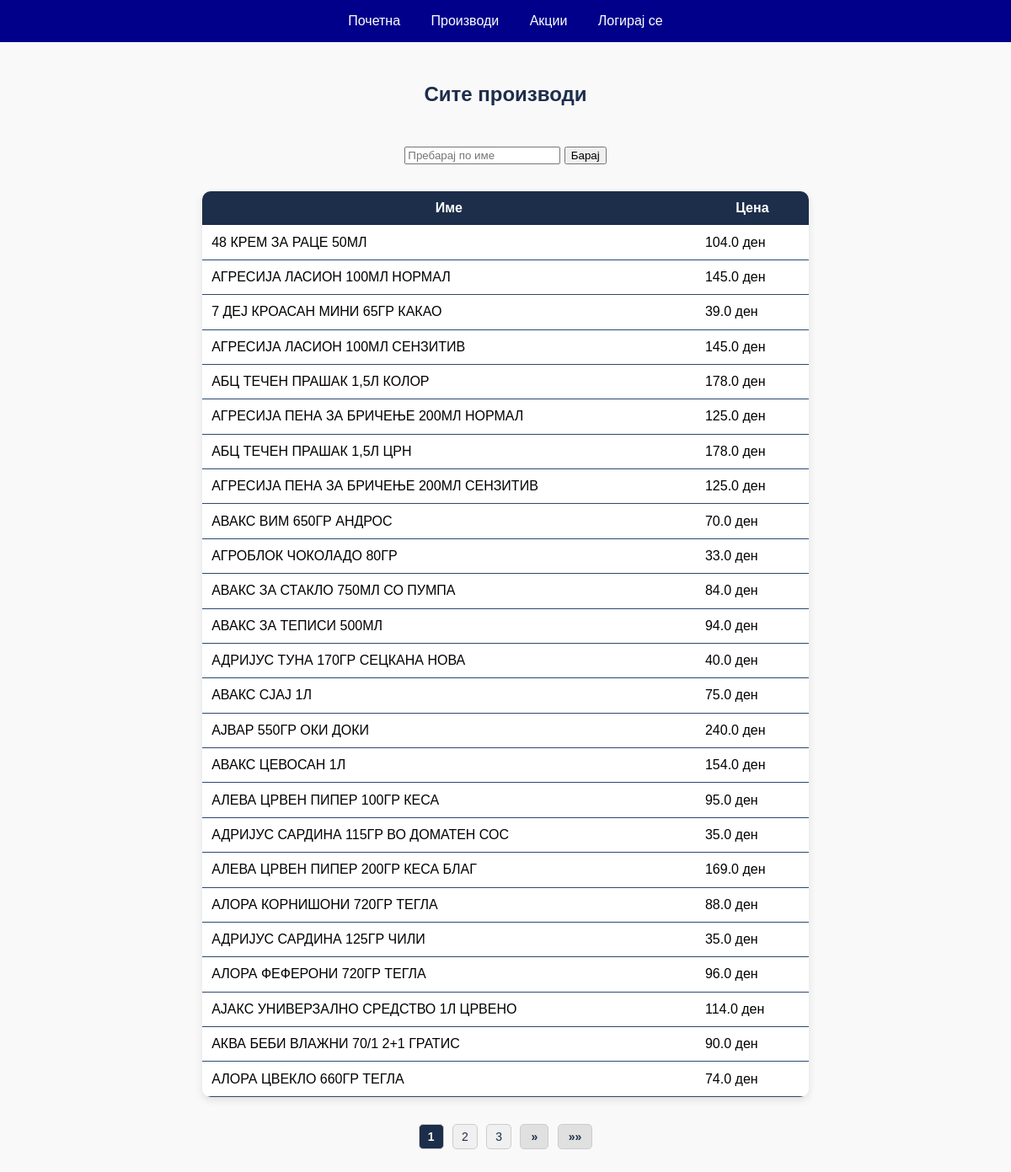
Page /products on the committed database.
### tables this page shows
CREATE TABLE products (
        id INTEGER PRIMARY KEY AUTOINCREMENT,
        code TEXT,
        name TEXT,
        price REAL,
        sale_price REAL
    );

### app.py (the view)
@app.route('/products')
def products():
    search = request.args.get('search', '')
    page = int(request.args.get('page', 1))
    per_page = 25
    offset = (page - 1) * per_page
    conn = get_db()
    if search:
        rows = conn.execute("SELECT * FROM products WHERE name LIKE ? LIMIT ? OFFSET ?",
                            (f'%{search}%', per_page, offset)).fetchall()
        total = conn.execute("SELECT COUNT(*) FROM products WHERE name LIKE ?",
                             (f'%{search}%',)).fetchone()[0]
    else:
        rows = conn.execute("SELECT * FROM products LIMIT ? OFFSET ?",
                            (per_page, offset)).fetchall()
        total = conn.execute("SELECT COUNT(*) FROM products").fetchone()[0]
    conn.close()
    pages = (total + per_page - 1) // per_page
    start = max(1, page - 2)
    end = min(pages, page + 2)
    return render_template('products.html',
                           products=rows,
                           current_page=page,
                           pages=pages,
                           search=search,
                           start=start,
                           end=end)

### app.py (called while the page is built)
def get_db():
    conn = sqlite3.connect(DB)
    conn.row_factory = sqlite3.Row
    return conn

### templates/products.html (shortened to what this page needs)
<!DOCTYPE html>
<html lang="mk">
<head>
    <link rel="stylesheet" href="/static/style.css">
</head>
<body>
<header>
    <nav>
        <a href="/">Почетна</a>
        <a href="/products">Производи</a>
        <a href="/sales">Акции</a>
        <a href="/login">Логирај се</a>
    </nav>
</header>
<h2 class="center">Сите производи</h2>
<form method="get" class="center">
    <input type="text" name="search" placeholder="Пребарај по име" value="{{ search }}">
    <button type="submit">Барај</button>
</form>
<table>
    <thead>
        <tr><th>Име</th><th>Цена</th></tr>
    </thead>
    <tbody>
        {% for p in products %}
        <tr>
            <td>{{ p.name }}</td>
            <td>{{ p.price }} ден</td>
        </tr>
        {% endfor %}
    </tbody>
</table>
<div class="pagination">
    {% set start = current_page - 2 if current_page - 2 > 0 else 1 %}
    {% set end = current_page + 2 if current_page + 2 <= pages else pages %}
    {% for i in range(start, end + 1) %}
        <a href="?page={{ i }}{% if search %}&search={{ search }}{% endif %}" class="page-link {% if i == current_page %}active{% endif %}">{{ i }}</a>
    {% endfor %}
    {% if current_page < pages %}
        <a href="?page={{ current_page + 1 }}{% if search %}&search={{ search }}{% endif %}" class="page-link nav">&raquo;</a>
        <a href="?page={{ pages }}{% if search %}&search={{ search }}{% endif %}" class="page-link nav">&raquo;&raquo;</a>
    {% endif %}
</div>
</body>
</html>

### static/style.css (style rules this page uses)
body { font-family: sans-serif; background: #f9f9f9; margin: 0; }
nav { background: darkblue; color: white; padding: 1em; text-align: center; }
nav a { color: white; margin: 0 1em; text-decoration: none; }
main.center, .center { text-align: center; margin: 2em auto; }
table { margin: 2em auto; border-collapse: collapse; background: white; width: 60%; border-radius: 10px; border: #2d4870; overflow: hidden; box-shadow: 0 4px 10px rgba(0, 0, 0, 0.1); }
th { background-color: #1c2e4a; color: white; border: 1px #2d4870; padding: 0.7em; }
td { padding: 0.7em; border-bottom:1px solid #2d4870; }
h2.center { text-align: center; margin-top: 2em; font-size: 24px; color: #1c2e4a; }
.pagination { text-align: center; margin: 2em 0; }
.page-link { display: inline-block; margin: 0 3px; padding: 6px 10px; text-decoration: none; background-color: #f0f0f0; color: #1c2e4a; border-radius: 5px; font-size: 14px; transition: background-color 0.2s, color 0.2s; border: 1px solid #ccc; }
.page-link.active { background-color: #1c2e4a; color: white; font-weight: bold; pointer-events: none; }
.page-link.nav { font-weight: bold; background-color: #e0e0e0; padding: 6px 12px; }

### rows in the picture
products: name "48 КРЕМ ЗА РАЦЕ 50МЛ", price "104.0"
products: name "АГРЕСИЈА ЛАСИОН 100МЛ НОРМАЛ", price "145.0"
products: name "7 ДЕЈ КРОАСАН МИНИ 65ГР КАКАО", price "39.0"
products: name "АГРЕСИЈА ЛАСИОН 100МЛ СЕНЗИТИВ", price "145.0"
products: name "АБЦ ТЕЧЕН ПРАШАК 1,5Л КОЛОР", price "178.0"
products: name "АГРЕСИЈА ПЕНА ЗА БРИЧЕЊЕ 200МЛ НОРМАЛ", price "125.0"
products: name "АБЦ ТЕЧЕН ПРАШАК 1,5Л ЦРН", price "178.0"
products: name "АГРЕСИЈА ПЕНА ЗА БРИЧЕЊЕ 200МЛ СЕНЗИТИВ", price "125.0"
products: name "АВАКС ВИМ 650ГР АНДРОС", price "70.0"
products: name "АГРОБЛОК ЧОКОЛАДО 80ГР", price "33.0"
products: name "АВАКС ЗА СТАКЛО 750МЛ СО ПУМПА", price "84.0"
products: name "АВАКС ЗА ТЕПИСИ 500МЛ", price "94.0"
products: name "АДРИЈУС ТУНА 170ГР СЕЦКАНА НОВА", price "40.0"
products: name "АВАКС СЈАЈ 1Л", price "75.0"
products: name "АЈВАР 550ГР ОКИ ДОКИ", price "240.0"
products: name "АВАКС ЦЕВОСАН 1Л", price "154.0"
products: name "АЛЕВА ЦРВЕН ПИПЕР 100ГР КЕСА", price "95.0"
products: name "АДРИЈУС САРДИНА 115ГР ВО ДОМАТЕН СОС", price "35.0"
products: name "АЛЕВА ЦРВЕН ПИПЕР 200ГР КЕСА БЛАГ", price "169.0"
products: name "АЛОРА КОРНИШОНИ 720ГР ТЕГЛА", price "88.0"
products: name "АДРИЈУС САРДИНА 125ГР ЧИЛИ", price "35.0"
products: name "АЛОРА ФЕФЕРОНИ 720ГР ТЕГЛА", price "96.0"
products: name "АЈАКС УНИВЕРЗАЛНО СРЕДСТВО 1Л ЦРВЕНО", price "114.0"
products: name "АКВА БЕБИ ВЛАЖНИ 70/1 2+1 ГРАТИС", price "90.0"
products: name "АЛОРА ЦВЕКЛО 660ГР ТЕГЛА", price "74.0"

### other values in the picture
{{ i }} "1" "2" "3"
